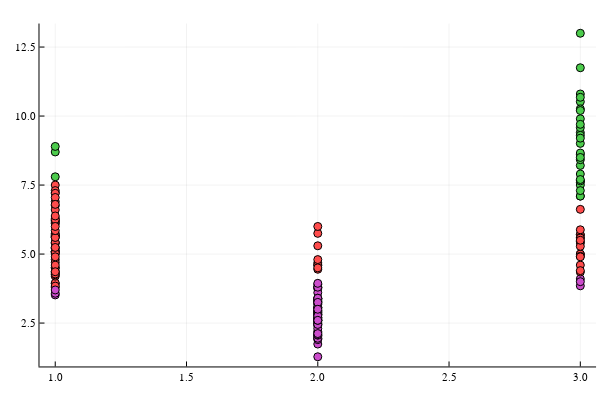

Notebook cell for this chart:
### Code cell
#By Type v color intensity
scatter(M'[1,:], M'[3,:], marker_z=results.assignments, color=:lightrainbow, legend=false)
